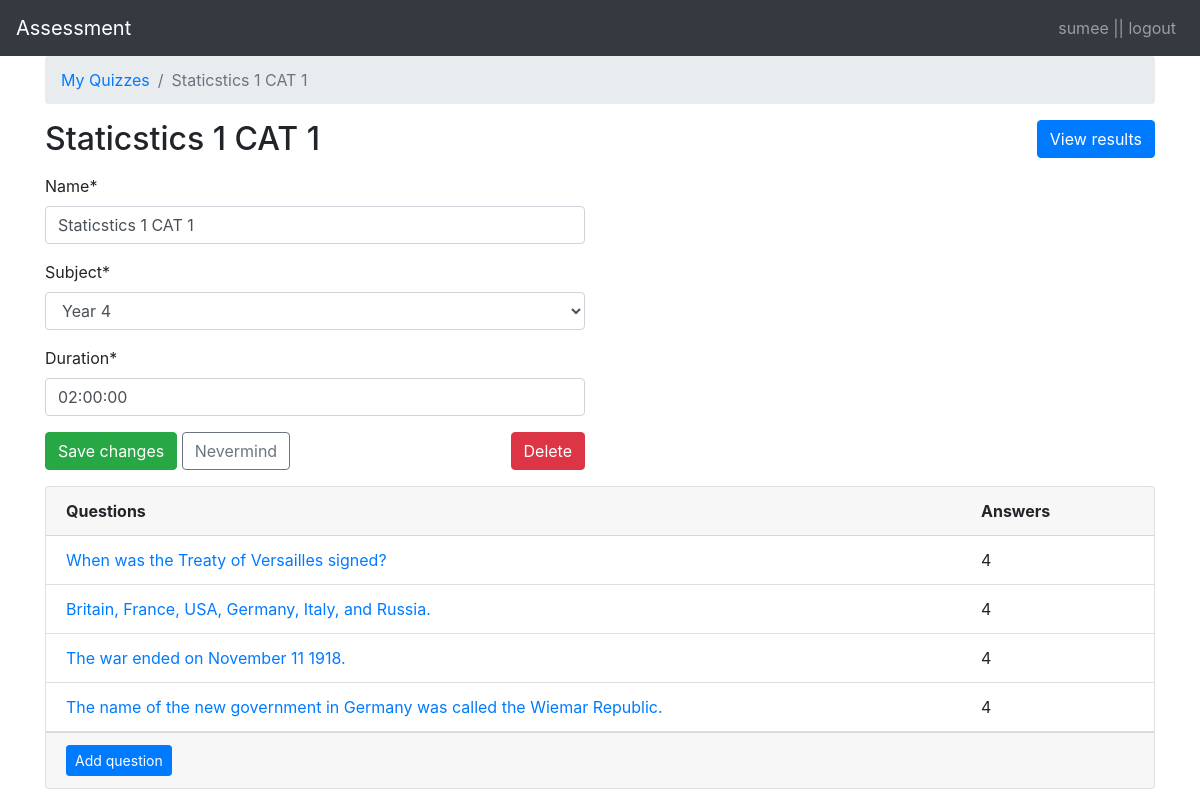
Page /teachers/quiz/1/ (signed in) on the committed database.
### classroom/models.py (models this page shows, shortened)
class User(AbstractUser):
    is_student = models.BooleanField(default=False)
    is_teacher = models.BooleanField(default=False)

class Quiz(models.Model):
    owner = models.ForeignKey(User, on_delete=models.CASCADE, related_name='quizzes')
    name = models.CharField(max_length=255)
    subject = models.ForeignKey(Subject, on_delete=models.CASCADE, related_name='quizzes')
    duration = models.DurationField(default=datetime.timedelta(hours=2))  # default quiz time of 2 hrs

class Subject(models.Model):
    name = models.CharField(max_length=30)
    color = models.CharField(max_length=7, default='#007bff')
    def __str__(self):
        return self.name

class Question(models.Model):
    quiz = models.ForeignKey(Quiz, on_delete=models.CASCADE, related_name='questions')
    text = models.CharField('Question', max_length=255)

### classroom/views/teachers.py (the view, shortened to what this page needs)
# urls.py: path('quiz/<int:pk>/', teachers.QuizUpdateView.as_view(), name='quiz_change'),
@method_decorator([login_required, teacher_required], name='dispatch')
class QuizUpdateView(UpdateView):
    model = Quiz
    fields = ('name', 'subject','duration' )
    context_object_name = 'quiz'
    template_name = 'classroom/teachers/quiz_change_form.html'
    def get_context_data(self, **kwargs):
        kwargs['questions'] = self.get_object().questions.annotate(answers_count=Count('answers'))
        return super().get_context_data(**kwargs)
    def get_queryset(self):
        return self.request.user.quizzes.all()

### classroom/templates/classroom/teachers/quiz_change_form.html (shortened to what this page needs)
{% extends 'base.html' %}
{% load crispy_forms_tags %}
{% block content %}
  <nav aria-label="breadcrumb">
    <ol class="breadcrumb">
      <li class="breadcrumb-item"><a href="{% url 'teachers:quiz_change_list' %}">My Quizzes</a></li>
      <li class="breadcrumb-item active" aria-current="page">{{ quiz.name }}</li>
    </ol>
  </nav>
  <h2 class="mb-3">
    {{ quiz.name }}
    <a href="{% url 'teachers:quiz_results' quiz.pk %}" class="btn btn-primary float-right">View results</a>
  </h2>
  <div class="row mb-3">
    <div class="col-md-6 col-sm-8 col-12">
      <form method="post" novalidate>
        {{ form|crispy }}
        <button type="submit" class="btn btn-success">Save changes</button>
        <a href="{% url 'teachers:quiz_change_list' %}" class="btn btn-outline-secondary" role="button">Nevermind</a>
        <a href="{% url 'teachers:quiz_delete' quiz.pk %}" class="btn btn-danger float-right">Delete</a>
      </form>
    </div>
  </div>
  <div class="card">
    <div class="card-header">
      <div class="row">
        <div class="col-10">
          <strong>Questions</strong>
        </div>
        <div class="col-2">
          <strong>Answers</strong>
        </div>
      </div>
    </div>
    <div class="list-group list-group-flush list-group-formset">
      {% for question in questions %}
        <div class="list-group-item">
          <div class="row">
            <div class="col-10">
              <a href="{% url 'teachers:question_change' quiz.pk question.pk %}">{{ question.text }}</a>
            </div>
            <div class="col-2">
              {{ question.answers_count }}
            </div>
          </div>
        </div>
      {% empty %}
        <div class="list-group-item text-center">
          <p class="text-muted font-italic mb-0">You haven't created any questions yet. Go ahead and <a href="{% url 'teachers:question_add' quiz.pk %}">add the first question</a>.</p>
        </div>
      {% endfor %}
    </div>
    <div class="card-footer">
      <a href="{% url 'teachers:question_add' quiz.pk %}" class="btn btn-primary btn-sm">Add question</a>
    </div>
  </div>
{% endblock %}

### templates/base.html (shortened to what this page needs)
{% load i18n %}
{% load static %}
<!DOCTYPE html>
<html lang="en" >
<head>
  <link rel="stylesheet" href="https://stackpath.bootstrapcdn.com/bootstrap/4.1.2/css/bootstrap.min.css"
>
</head>
<body>
  <nav class="navbar navbar-expand-lg navbar-dark bg-dark">
   <a  class="navbar-brand" href="{% url 'home' %}">Assessment
   </a>
    <div class="collapse navbar-collapse" id="navbarSupportedContent">
      <ul class="navbar-nav ml-auto">
        <li class="nav-item ">
          {% if user.is_authenticated %}
             <a class="nav-link" href="{% url 'logout' %}">{{user.username}} || logout</a>
          {% else %}
          <a class="nav-link" href="{% url 'login' %}">Login</a>
          {% endif %}
        </li>
      </ul>
    </div>
  </nav>
  <div class="container">
     {% block content %} {% endblock %}
  </div>
</body>
</html>

### rows in the picture
User: username "sumee"
Quiz: name "Staticstics 1 CAT 1", subject "Year 4", duration "02:00:00"
Question: text "When was the Treaty of Versailles signed?", answers_count "4"
Question: text "Britain, France, USA, Germany, Italy, and Russia.", answers_count "4"
Question: text "The war ended on November 11 1918.", answers_count "4"
Question: text "The name of the new government in Germany was called the Wiemar Republic.", answers_count "4"
